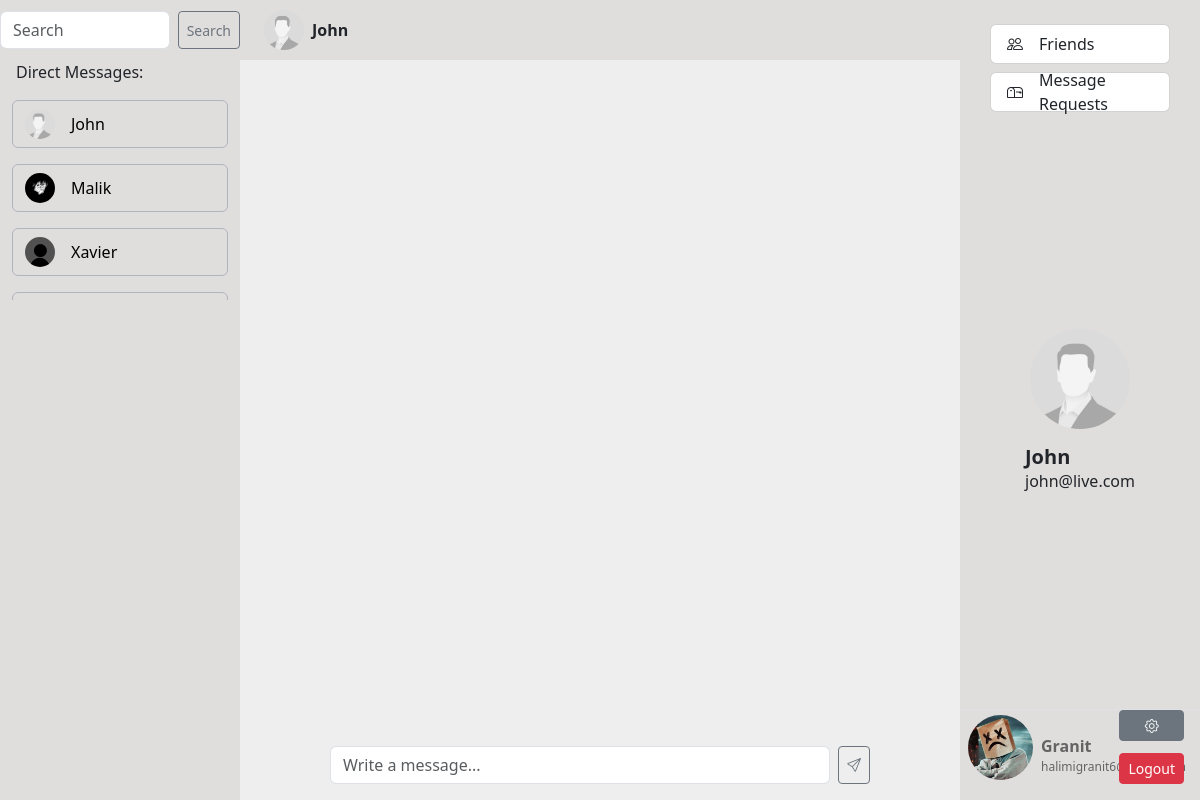
The app's page /direct-message/3/ (signed in) with its own data.
### chat/models.py (models this page shows)
class Profile(models.Model):
    id = models.AutoField(primary_key=True)
    user = models.ForeignKey(User, related_name="profile", on_delete=models.CASCADE)
    name = models.CharField(max_length=20)
    surname = models.CharField(max_length=20)
    email = models.CharField(max_length=250)
    note = models.CharField(max_length=250, null=True, blank=True)
    profile_pic = models.ImageField(null=True, blank=True, upload_to='profile_pics/')

### chat/views.py (the view)
# urls.py: path('direct-message/<int:user>/', views.DirectMessageView.as_view(), name="direct-message"),
class DirectMessageView(View):
    def get(self, request, user):
        my_profile = Profile.objects.get(user=request.user)
        user_profile = Profile.objects.get(user=user)
        messages = DirectMessage.objects.filter(Q(sender_id=request.user) | Q(receiver_id=request.user)).order_by('created_at')
        get_direct_messages = []
        for msg in messages:
            get_direct_messages.append(msg.receiver_id)
        direct_message_profile = Profile.objects.filter(user__in=get_direct_messages).exclude(user=request.user)
        context = {
            "my_profile" : my_profile,
            "user_profile" : user_profile,
            "id" : request.user.id,
            "direct_message_profile" : direct_message_profile,
        }
        return render(request, "direct_message.html", context)

### chat/templates/direct_message.html (shortened to what this page needs)
{% extends 'layouts/app.html' %}
{% block header %}
    <div class="img ms-4">
        {% if user_profile.profile_pic %}
            <img src="{{ user_profile.profile_pic.url}}" alt="profile" style="width: 40px; height: 40px; border-radius: 50%;">
        {% else %}
            <img src="../../media/default/default.jpg" alt="profile" style="width: 40px; height: 40px; border-radius: 50%;">
        {% endif %}
    </div>
    <p class="mb-0 ms-2"><b>{{ user_profile.name }}</b></p>
{% endblock %}
{% block content %}
    <div id="chat" class="chat  d-flex flex-column justify-content-end align-items-center w-100" style="flex: 1;">
    </div>
    <div class="input w-100 d-flex justify-content-center align-items-center" style="height: 70px;">
        <form class="w-75 d-flex" method="POST" id="post-form">
            <input id="message" name="message" type="text" class="form-control" placeholder="Write a message...">
            <button type="submit" class="btn btn-sm btn-outline-secondary ms-2"><i class="bi bi-send"></i></button>
        </form>
    </div>
{% endblock %}
{% block left-side %}
    <div class="friends-scroll container">
        {% if direct_message_profile %}
            {% for user in direct_message_profile %}
                <a href="{% url 'direct-message' user=user.user.id %}" class="left-btns">
                    <div class="friends-profile d-flex flex-row align-items-center container border border-dark-subtle rounded py-2 mb-3">
                        <div class="image">
                            {% if user.profile_pic %}
                                <img src="{{ user.profile_pic.url }}" alt="profile" style="width: 30px; height: 30px; border-radius: 50%;">
                            {% else %}
                                <img src="../../media/default/default.jpg" alt="profile" style="width: 30px; height: 30px; border-radius: 50%;">
                            {% endif %}
                        </div>
                        <p class="mb-0 ms-3">{{ user.name }}</p>
                    </div>
                </a>
            {% endfor %}
        {% else %}
            <p>No messages yet...</p>
        {% endif %}
    </div>
{% endblock %}
{% block top-left %}
    <form action="{% url "search-users" %}" method="POST" class="d-flex" role="search">
        <input class="form-control me-2" type="search" placeholder="Search" aria-label="Search" name="search">
        <button class="btn btn-sm btn-outline-secondary" type="submit">Search</button>
    </form>
{% endblock %}
{% block right-side %}
    <div class="d-flex flex-column align-items-center">
        <div class="img">
            {% if user_profile.profile_pic %}
                <img src="{{ user_profile.profile_pic.url }}" alt="profile_pic" style="width: 100px; border-radius: 50%; height: 100px;">
            {% else %}
                <img src="../../media/default/default.jpg" alt="profile_pic" style="width: 100px; border-radius: 50%; height: 100px;">
            {% endif %}
        </div>
        <div class="info mt-3">
            <h5 class="mb-0"><b>{{ user_profile.name }}</b></h5>
            <p>{{ user_profile.email }}</p>
        </div>
    </div>
{% endblock %}

### chat/templates/layouts/app.html (shortened to what this page needs)
<!DOCTYPE html>
<html lang="en">
<head>
    {% load static %}
    <link href="https://cdn.jsdelivr.net/npm/bootstrap@5.3.3/dist/css/bootstrap.min.css" rel="stylesheet">
    <link rel="stylesheet" href="https://cdn.jsdelivr.net/npm/bootstrap-icons@1.11.3/font/bootstrap-icons.min.css">
    <link rel="stylesheet" href="{% static 'style/style.css' %}">
</head>
<body>
    <div class="d-flex justify-content-center">
        <div class="left d-flex flex-column">
            <div class="top" style="height: 60px;">
                {% block top-left %}{% endblock %}
            </div>
            <div class="main">
                <p class="ms-3">Direct Messages: </p>
                {% block left-side %}{% endblock %}
            </div>
        </div>
        <div class="content d-flex flex-column align-items-center">
            <div class="header w-100 d-flex align-items-center">
                {% block header %}{% endblock %}
            </div>
            {% block content %}{% endblock %}
        </div>
        <div class="right d-flex flex-column justify-content-between">
            <div class="navigate d-flex flex-column align-items-center py-4">
                <a href="{% url "index" %}" class="mx-auto w-75 right-btns">
                    <div class="card mb-2 d-flex flex-row align-items-center" style="height: 40px;">
                        <i class="bi bi-people ms-3"></i>
                        <p class="ms-3 mb-0">Friends</p>
                    </div>
                </a>
                <a href="{% url "messageRequests" %}" class="mx-auto w-75 right-btns">
                    <div class="card mb-2 d-flex flex-row align-items-center" style="height: 40px;">
                        <i class="bi bi-mailbox ms-3"></i>
                        <p class="ms-3 mb-0">Message Requests</p>
                    </div>
                </a>
            </div>
            {% block right-side %}{% endblock %}
            <div class="profile d-flex justify-content-between my-3 border-top border-subtle-dark">
                <div class="info d-flex align-items-center w-50 ms-2">
                    <div class="img">
                        {% if my_profile.profile_pic %}
                            <img src="{{ my_profile.profile_pic.url }}" alt="profile_pic" style="width: 65px; border-radius: 50%; height: 65px;">
                        {% else %}
                            <img src="../../media/default/default.jpg" alt="profile_pic" style="width: 65px; border-radius: 50%; height: 65px;">
                        {% endif %}
                    </div>
                    <div class="full-name ms-2 mt-3">
                        <p class="mb-0" style="color: rgb(100, 100, 100); font-size: 16px;"><b>{{ my_profile.name }}</b></p>
                        <p class="mb-0" style="color: rgb(100, 100, 100); font-size: 12px;">{{ my_profile.email }}</p>
                    </div>
                </div>
                <div class="btns d-flex flex-column justify-content-between pe-3">
                    <a href="{% url "update-profile" %}" class="btn btn-sm btn-secondary"><i class="bi bi-gear"></i></a>
                    <form action="{% url "logout" %}" method="POST">
                        <button type="submit" class="btn btn-sm btn-danger">Logout</button>
                    </form>
                </div>
            </div>
        </div>
    </div>
</body>
</html>

### chatApp/assets/style/style.css (style rules this page uses)
.content { width: 60%; background-color: #EEEEEE; }
.left, .right { width: 20%; background-color: #e0dddd; height: 100vh; }
.header { height: 60px; }
.friends-scroll { overflow-y: auto; height: 200px; }
.friends-profile { text-decoration: none; color: black; }
.header { background-color: #e0dddd; }
.profile { height: 75px; width: 100%; }
.left-btns { text-decoration: none; color: black; }
.right-btns { text-decoration: none; color: black; }
.left .top { height: 60px; display: flex; justify-content: center; align-items: center; }

### records on screen
Profile: profile_pic (picture), name "John", email "john@live.com"
Profile: profile_pic (picture), name "Malik"
Profile: profile_pic (picture), name "Xavier"
Profile: profile_pic (picture), name "Granit", email "halimigranit6@gmail.com"
